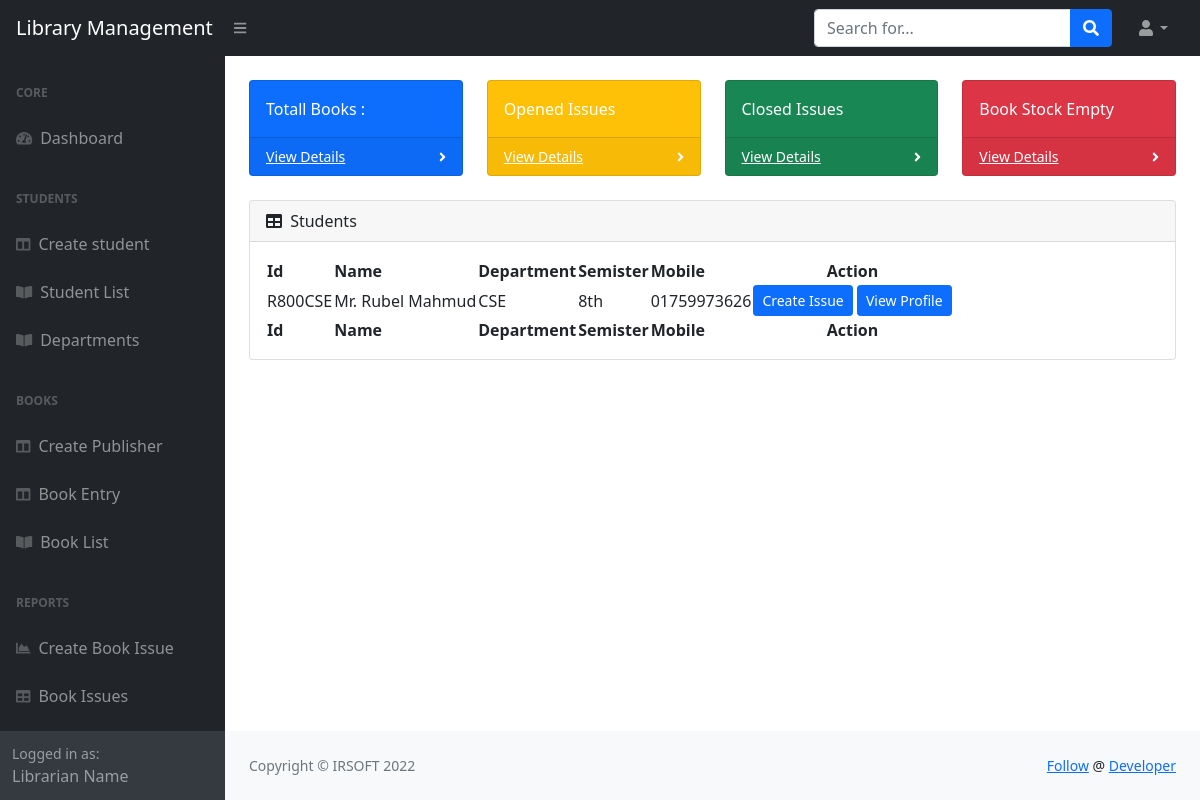
The page / on the database its author committed.
### students/models.py (models this page shows, shortened)
class Student(models.Model):
    semisters = (
        ('1st','1st'),
        ('2nd','2nd'),
        ('3rd','3rd'),
        ('4th','4th'),
        ('5th','5th'),
        ('6th','6th'),
        ('7th','7th'),
        ('8th','8th')
    )
    gender = (
        ('male', 'Male'),
        ('female', 'Female'),
        ('other', 'Other'),
    )
    stdId = models.CharField(max_length=50, null=True, blank=True, editable=False)
    name = models.CharField(max_length=100)
    email = models.CharField(max_length=50)
    mobile = models.CharField(max_length=50)
    session = models.CharField(max_length=50)
    department = models.ForeignKey(Department, on_delete=models.CASCADE)
    semister = models.CharField(choices=semisters, max_length=50)
    dob = models.DateField()
    fatherName = models.CharField(max_length=100)
    motherName = models.CharField(max_length=100)
    address = models.TextField(max_length=500)
    religion = models.CharField(max_length=100)
    gender = models.CharField(choices=gender, max_length=100)
    class Meta:
        verbose_name_plural = 'students'

class Department(models.Model):
    name = models.CharField(max_length=100)
    code = models.CharField(max_length=50)
    description = models.TextField(max_length=600)
    class Meta:
        verbose_name_plural = 'departments'

### librarians/views.py (the view)
# urls.py: path('', home, name='home'),
def home(request):
    context = {}
    students = Student.objects.all()
    context['students'] = students
    return render(request, 'librarians/home.html', context)

### templates/librarians/home.html
{% extends 'base.html' %}
{% block content %}
<div class="container-fluid px-4">
    <br>
    <div class="row">
        <div class="col-xl-3 col-md-6">
            <div class="card bg-primary text-white mb-4">
                <div class="card-body">Totall Books : {{ totall }}</div>
                <div class="card-footer d-flex align-items-center justify-content-between">
                    <a class="small text-white stretched-link" href="#">View Details</a>
                    <div class="small text-white"><i class="fas fa-angle-right"></i></div>
                </div>
            </div>
        </div>
        <div class="col-xl-3 col-md-6">
            <div class="card bg-warning text-white mb-4">
                <div class="card-body">Opened Issues</div>
                <div class="card-footer d-flex align-items-center justify-content-between">
                    <a class="small text-white stretched-link" href="#">View Details</a>
                    <div class="small text-white"><i class="fas fa-angle-right"></i></div>
                </div>
            </div>
        </div>
        <div class="col-xl-3 col-md-6">
            <div class="card bg-success text-white mb-4">
                <div class="card-body">Closed Issues</div>
                <div class="card-footer d-flex align-items-center justify-content-between">
                    <a class="small text-white stretched-link" href="#">View Details</a>
                    <div class="small text-white"><i class="fas fa-angle-right"></i></div>
                </div>
            </div>
        </div>
        <div class="col-xl-3 col-md-6">
            <div class="card bg-danger text-white mb-4">
                <div class="card-body">Book Stock Empty</div>
                <div class="card-footer d-flex align-items-center justify-content-between">
                    <a class="small text-white stretched-link" href="#">View Details</a>
                    <div class="small text-white"><i class="fas fa-angle-right"></i></div>
                </div>
            </div>
        </div>
    </div>
    <div class="card mb-4">
        <div class="card-header">
            <i class="fas fa-table me-1"></i>
            Students
        </div>
        <div class="card-body">
            <table id="datatablesSimple">
                <thead>
                    <tr>
                        <th>Id</th>
                        <th>Name</th>
                        <th>Department</th>
                        <th>Semister</th>
                        <th>Mobile</th>
                        <th class="text-center">Action</th>
                    </tr>
                </thead>
                <tfoot>
                    <tr>
                        <th>Id</th>
                        <th>Name</th>
                        <th>Department</th>
                        <th>Semister</th>
                        <th>Mobile</th>
                        <th class="text-center">Action</th>
                    </tr>
                </tfoot>
                <tbody>
                {% for student in students %}
                    <tr>
                        <td>{{ student.stdId }}</td>
                        <td>{{ student.name }}</td>
                        <td>{{ student.department.name }}</td>
                        <td>{{ student.semister }}</td>
                        <td>{{ student.mobile }}</td>
                        <td class="text-center">
                            <a href="{% url 'create_issue' student.pk %}"><button class="btn btn-sm btn-primary">Create Issue</button></a>
                            <a href="#"><button class="btn btn-sm btn-primary">View Profile</button></a>
                        </td>
                    </tr>
                {% endfor %}
                </tbody>
            </table>
        </div>
    </div>
</div>
{% endblock content %}

### rows shown on the page
Student: stdId "R800CSE", name "Mr. Rubel Mahmud", department.name "CSE", semister "8th", mobile "01759973626"
